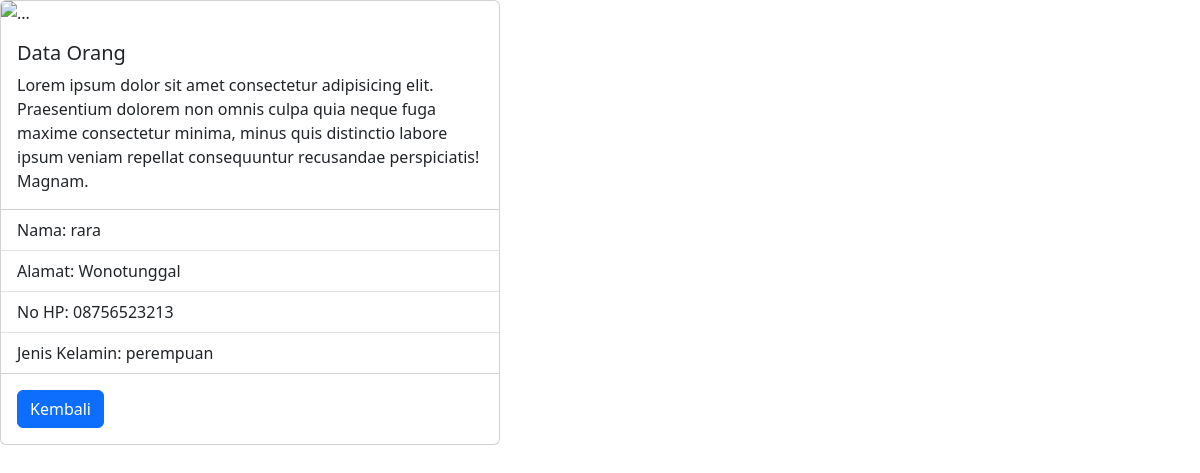
Screenshot of /detail.php?id=31&nomor=4 with the database file from the repository.
### tables this page shows
CREATE TABLE `tb_user_0014` (
  `id` int(10) NOT NULL,
  `nama` varchar(255) NOT NULL,
  `alamat` varchar(255) NOT NULL,
  `nohp` char(13) NOT NULL,
  `gender` set('laki-laki','perempuan') DEFAULT NULL
);

### database.php (called while the page is built, shortened)
<?php
class Database{
    public $host = 'localhost';
    public $user = "root";
    public $password = "";
    public $database = "db_php_0014";
    public $connect;
    function __construct(){
        $this->connect = mysqli_connect($this->host, $this->user,$this->password);
        mysqli_select_db($this->connect, $this->database);
    }
    function editData($id){
        $data = mysqli_query($this->connect, "SELECT * FROM tb_user_0014 WHERE id=$id");
        $rows = mysqli_fetch_all($data, MYSQLI_ASSOC);
        return $rows;
    }
}
?>

### detail.php (the view, shortened to what this page needs)
<?php
include "database.php";
$db = new Database();
if (isset($_GET['id']) && !empty($_GET['id'])) {
    $id = $_GET['id'];
    $detail = $db->editData($id);
} else {
    echo "ID tidak ditemukan!";
    exit;
}
?>
<!doctype html>
<html lang="en">
<head>
    <link href="https://cdn.jsdelivr.net/npm/bootstrap@5.3.3/dist/css/bootstrap.min.css" rel="stylesheet">
</head>
<body>
  <div class="card" style="width: 500px;">
    <img src="https://i.pinimg.com/236x/da/82/7a/da827a5d4ac17958e2ed839454bb0d4d.jpg" class="card-img-top" alt="...">
    <div class="card-body">
        <h5 class="card-title">Data Orang</h5>
        <p class="card-text">Lorem ipsum dolor sit amet consectetur adipisicing elit. Praesentium dolorem non omnis culpa quia neque fuga maxime consectetur minima, minus quis distinctio labore ipsum veniam repellat consequuntur recusandae perspiciatis! Magnam.</p>
    </div>
      <ul class="list-group list-group-flush">
        <?php
        foreach ($detail as $dataUser) {
        ?>
            <li class="list-group-item">Nama: <?php echo $dataUser["nama"]; ?></li>
            <li class="list-group-item">Alamat: <?php echo $dataUser["alamat"]; ?></li>
            <li class="list-group-item">No HP: <?php echo $dataUser["nohp"]; ?></li>
            <li class="list-group-item">Jenis Kelamin: <?php echo $dataUser["gender"]; ?></li>
        <?php
        }
        ?>
      </ul>
        <div class="card-body">
            <a href="index.php" class="btn btn-primary">Kembali</a>
        </div>
  </div>
</body>
</html>

### rows the page displays
tb_user_0014: nama "rara", alamat "Wonotunggal", nohp "08756523213", gender "perempuan"
